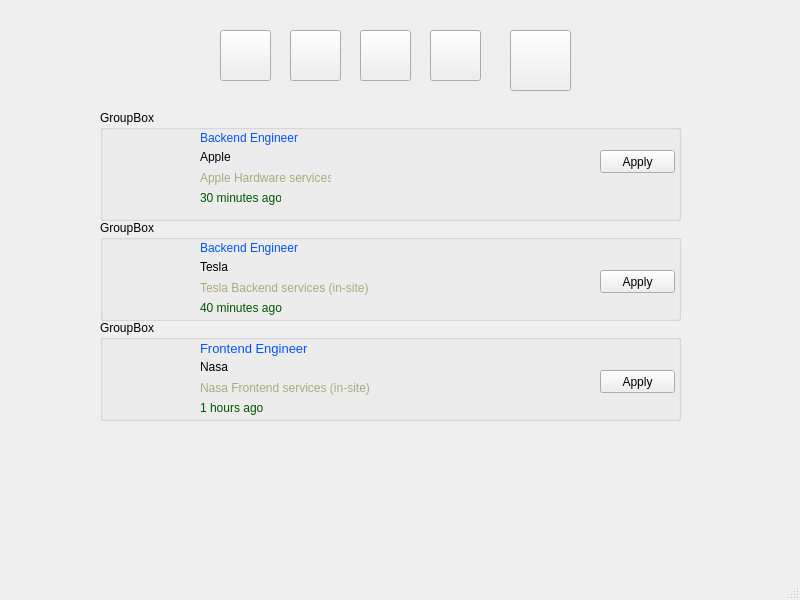
<?xml version="1.0" encoding="UTF-8"?>
<ui version="4.0">
 <class>MainWindow9</class>
 <widget class="QMainWindow" name="MainWindow9">
  <property name="geometry">
   <rect>
    <x>0</x>
    <y>0</y>
    <width>800</width>
    <height>600</height>
   </rect>
  </property>
  <property name="windowTitle">
   <string>MainWindow</string>
  </property>
  <widget class="QWidget" name="centralwidget">
   <widget class="QPushButton" name="pushButton_2">
    <property name="geometry">
     <rect>
      <x>220</x>
      <y>30</y>
      <width>51</width>
      <height>51</height>
     </rect>
    </property>
    <property name="styleSheet">
     <string notr="true">background-image: url(:/new/prefix1/home1.png);</string>
    </property>
    <property name="text">
     <string/>
    </property>
   </widget>
   <widget class="QPushButton" name="pushButton_4">
    <property name="geometry">
     <rect>
      <x>430</x>
      <y>30</y>
      <width>51</width>
      <height>51</height>
     </rect>
    </property>
    <property name="styleSheet">
     <string notr="true">background-image: url(:/new/prefix2/massage.png);</string>
    </property>
    <property name="text">
     <string/>
    </property>
   </widget>
   <widget class="QPushButton" name="pushButton_3">
    <property name="geometry">
     <rect>
      <x>360</x>
      <y>30</y>
      <width>51</width>
      <height>51</height>
     </rect>
    </property>
    <property name="styleSheet">
     <string notr="true">background-image: url(:/new/prefix2/jobs.png);</string>
    </property>
    <property name="text">
     <string/>
    </property>
   </widget>
   <widget class="QPushButton" name="pushButton_8">
    <property name="geometry">
     <rect>
      <x>290</x>
      <y>30</y>
      <width>51</width>
      <height>51</height>
     </rect>
    </property>
    <property name="styleSheet">
     <string notr="true">background-image: url(:/new/prefix2/network.png);</string>
    </property>
    <property name="text">
     <string/>
    </property>
   </widget>
   <widget class="QGroupBox" name="groupBox">
    <property name="geometry">
     <rect>
      <x>100</x>
      <y>110</y>
      <width>581</width>
      <height>111</height>
     </rect>
    </property>
    <property name="title">
     <string>GroupBox</string>
    </property>
    <property name="flat">
     <bool>true</bool>
    </property>
    <widget class="QLabel" name="label">
     <property name="geometry">
      <rect>
       <x>20</x>
       <y>22</y>
       <width>61</width>
       <height>61</height>
      </rect>
     </property>
     <property name="styleSheet">
      <string notr="true">background-image: url(:/new/prefix1/apple1.jpg);</string>
     </property>
     <property name="text">
      <string/>
     </property>
    </widget>
    <widget class="QLabel" name="label_4">
     <property name="geometry">
      <rect>
       <x>100</x>
       <y>20</y>
       <width>121</width>
       <height>16</height>
      </rect>
     </property>
     <property name="font">
      <font>
       <pointsize>9</pointsize>
       <weight>50</weight>
       <bold>false</bold>
      </font>
     </property>
     <property name="styleSheet">
      <string notr="true">color: rgb(0, 85, 255);</string>
     </property>
     <property name="text">
      <string>Backend Engineer</string>
     </property>
    </widget>
    <widget class="QLabel" name="label_5">
     <property name="geometry">
      <rect>
       <x>100</x>
       <y>40</y>
       <width>47</width>
       <height>13</height>
      </rect>
     </property>
     <property name="text">
      <string>Apple</string>
     </property>
    </widget>
    <widget class="QLabel" name="label_6">
     <property name="geometry">
      <rect>
       <x>100</x>
       <y>60</y>
       <width>131</width>
       <height>16</height>
      </rect>
     </property>
     <property name="styleSheet">
      <string notr="true">color: rgb(170, 170, 127);</string>
     </property>
     <property name="text">
      <string>Apple Hardware services</string>
     </property>
    </widget>
    <widget class="QLabel" name="label_7">
     <property name="geometry">
      <rect>
       <x>100</x>
       <y>80</y>
       <width>81</width>
       <height>16</height>
      </rect>
     </property>
     <property name="styleSheet">
      <string notr="true">color: rgb(0, 85, 0);</string>
     </property>
     <property name="text">
      <string>30 minutes ago</string>
     </property>
    </widget>
    <widget class="QPushButton" name="pushButton_6">
     <property name="geometry">
      <rect>
       <x>500</x>
       <y>40</y>
       <width>75</width>
       <height>23</height>
      </rect>
     </property>
     <property name="text">
      <string>Apply</string>
     </property>
    </widget>
   </widget>
   <widget class="QGroupBox" name="groupBox_2">
    <property name="geometry">
     <rect>
      <x>100</x>
      <y>220</y>
      <width>581</width>
      <height>101</height>
     </rect>
    </property>
    <property name="title">
     <string>GroupBox</string>
    </property>
    <property name="flat">
     <bool>true</bool>
    </property>
    <widget class="QLabel" name="label_2">
     <property name="geometry">
      <rect>
       <x>20</x>
       <y>20</y>
       <width>61</width>
       <height>61</height>
      </rect>
     </property>
     <property name="styleSheet">
      <string notr="true">background-image: url(:/new/prefix1/tesla.jpg);</string>
     </property>
     <property name="text">
      <string/>
     </property>
    </widget>
    <widget class="QLabel" name="label_8">
     <property name="geometry">
      <rect>
       <x>100</x>
       <y>20</y>
       <width>141</width>
       <height>16</height>
      </rect>
     </property>
     <property name="font">
      <font>
       <pointsize>9</pointsize>
      </font>
     </property>
     <property name="styleSheet">
      <string notr="true">color: rgb(0, 85, 255);</string>
     </property>
     <property name="text">
      <string>Backend Engineer</string>
     </property>
    </widget>
    <widget class="QLabel" name="label_9">
     <property name="geometry">
      <rect>
       <x>100</x>
       <y>40</y>
       <width>47</width>
       <height>13</height>
      </rect>
     </property>
     <property name="text">
      <string>Tesla</string>
     </property>
    </widget>
    <widget class="QLabel" name="label_10">
     <property name="geometry">
      <rect>
       <x>100</x>
       <y>60</y>
       <width>181</width>
       <height>16</height>
      </rect>
     </property>
     <property name="styleSheet">
      <string notr="true">color: rgb(170, 170, 127);</string>
     </property>
     <property name="text">
      <string>Tesla Backend services (in-site)</string>
     </property>
    </widget>
    <widget class="QLabel" name="label_11">
     <property name="geometry">
      <rect>
       <x>100</x>
       <y>80</y>
       <width>101</width>
       <height>16</height>
      </rect>
     </property>
     <property name="styleSheet">
      <string notr="true">color: rgb(0, 85, 0);</string>
     </property>
     <property name="text">
      <string>40 minutes ago</string>
     </property>
    </widget>
    <widget class="QPushButton" name="pushButton_7">
     <property name="geometry">
      <rect>
       <x>500</x>
       <y>50</y>
       <width>75</width>
       <height>23</height>
      </rect>
     </property>
     <property name="text">
      <string>Apply</string>
     </property>
    </widget>
   </widget>
   <widget class="QGroupBox" name="groupBox_3">
    <property name="geometry">
     <rect>
      <x>100</x>
      <y>320</y>
      <width>581</width>
      <height>101</height>
     </rect>
    </property>
    <property name="title">
     <string>GroupBox</string>
    </property>
    <property name="flat">
     <bool>true</bool>
    </property>
    <widget class="QLabel" name="label_3">
     <property name="geometry">
      <rect>
       <x>20</x>
       <y>20</y>
       <width>61</width>
       <height>51</height>
      </rect>
     </property>
     <property name="styleSheet">
      <string notr="true">background-image: url(:/new/prefix1/nasa1.jpg);</string>
     </property>
     <property name="text">
      <string/>
     </property>
    </widget>
    <widget class="QLabel" name="label_12">
     <property name="geometry">
      <rect>
       <x>100</x>
       <y>20</y>
       <width>141</width>
       <height>16</height>
      </rect>
     </property>
     <property name="font">
      <font>
       <pointsize>10</pointsize>
      </font>
     </property>
     <property name="styleSheet">
      <string notr="true">color: rgb(0, 85, 255);</string>
     </property>
     <property name="text">
      <string>Frontend Engineer</string>
     </property>
    </widget>
    <widget class="QLabel" name="label_13">
     <property name="geometry">
      <rect>
       <x>100</x>
       <y>40</y>
       <width>47</width>
       <height>13</height>
      </rect>
     </property>
     <property name="text">
      <string>Nasa</string>
     </property>
    </widget>
    <widget class="QLabel" name="label_14">
     <property name="geometry">
      <rect>
       <x>100</x>
       <y>60</y>
       <width>181</width>
       <height>16</height>
      </rect>
     </property>
     <property name="styleSheet">
      <string notr="true">color: rgb(170, 170, 127);</string>
     </property>
     <property name="text">
      <string>Nasa Frontend services (in-site)</string>
     </property>
    </widget>
    <widget class="QLabel" name="label_15">
     <property name="geometry">
      <rect>
       <x>100</x>
       <y>80</y>
       <width>101</width>
       <height>16</height>
      </rect>
     </property>
     <property name="styleSheet">
      <string notr="true">color: rgb(0, 85, 0);</string>
     </property>
     <property name="text">
      <string>1 hours ago</string>
     </property>
    </widget>
    <widget class="QPushButton" name="pushButton_9">
     <property name="geometry">
      <rect>
       <x>500</x>
       <y>50</y>
       <width>75</width>
       <height>23</height>
      </rect>
     </property>
     <property name="text">
      <string>Apply</string>
     </property>
    </widget>
   </widget>
   <widget class="QPushButton" name="pushButton_5">
    <property name="geometry">
     <rect>
      <x>510</x>
      <y>30</y>
      <width>61</width>
      <height>61</height>
     </rect>
    </property>
    <property name="styleSheet">
     <string notr="true">background-image: url(:/new/prefix1/ana1.jpg);</string>
    </property>
    <property name="text">
     <string/>
    </property>
   </widget>
  </widget>
  <widget class="QMenuBar" name="menubar">
   <property name="geometry">
    <rect>
     <x>0</x>
     <y>0</y>
     <width>800</width>
     <height>21</height>
    </rect>
   </property>
  </widget>
  <widget class="QStatusBar" name="statusbar"/>
 </widget>
 <resources/>
 <connections/>
</ui>
